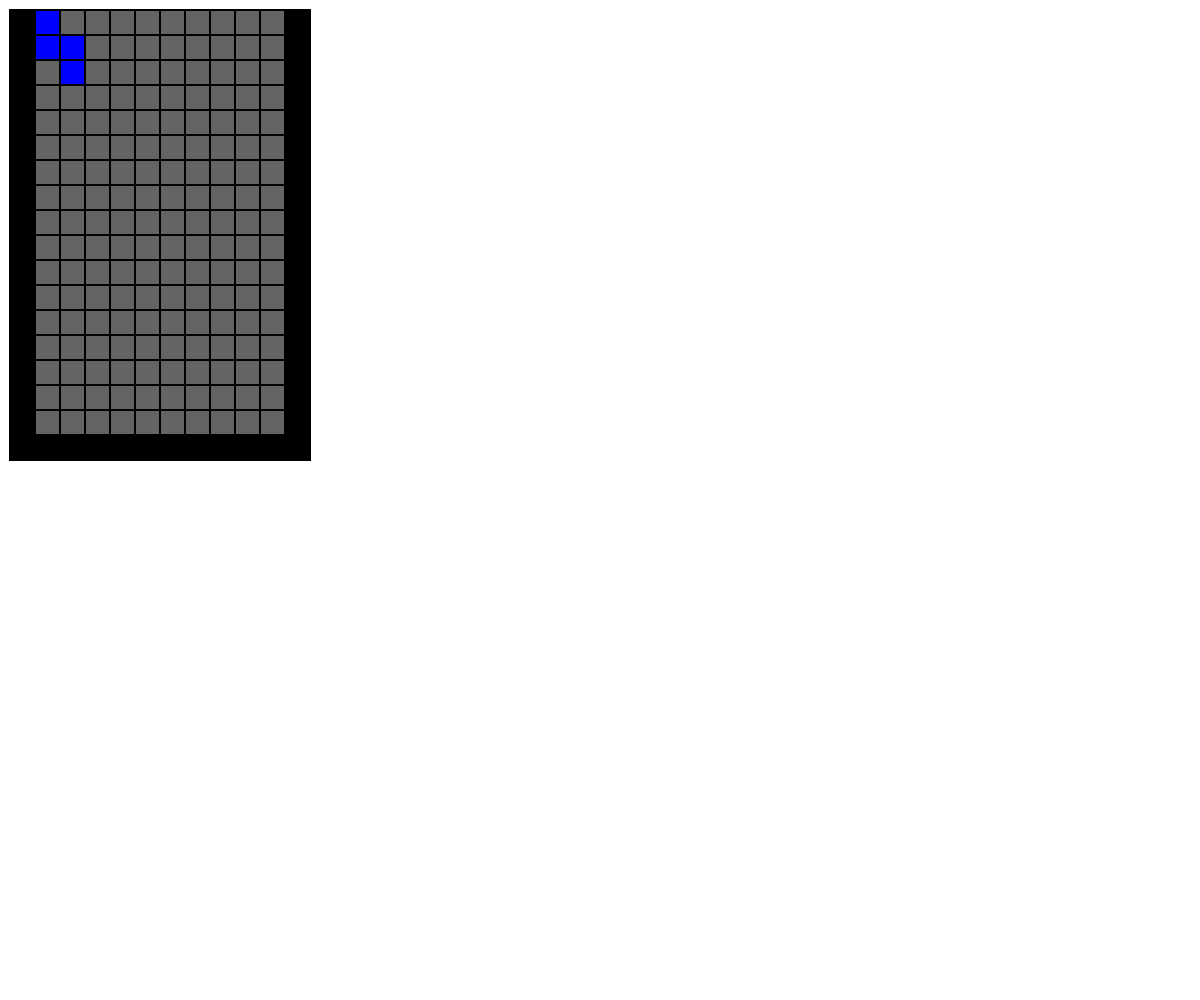
Frame 1 (no input)
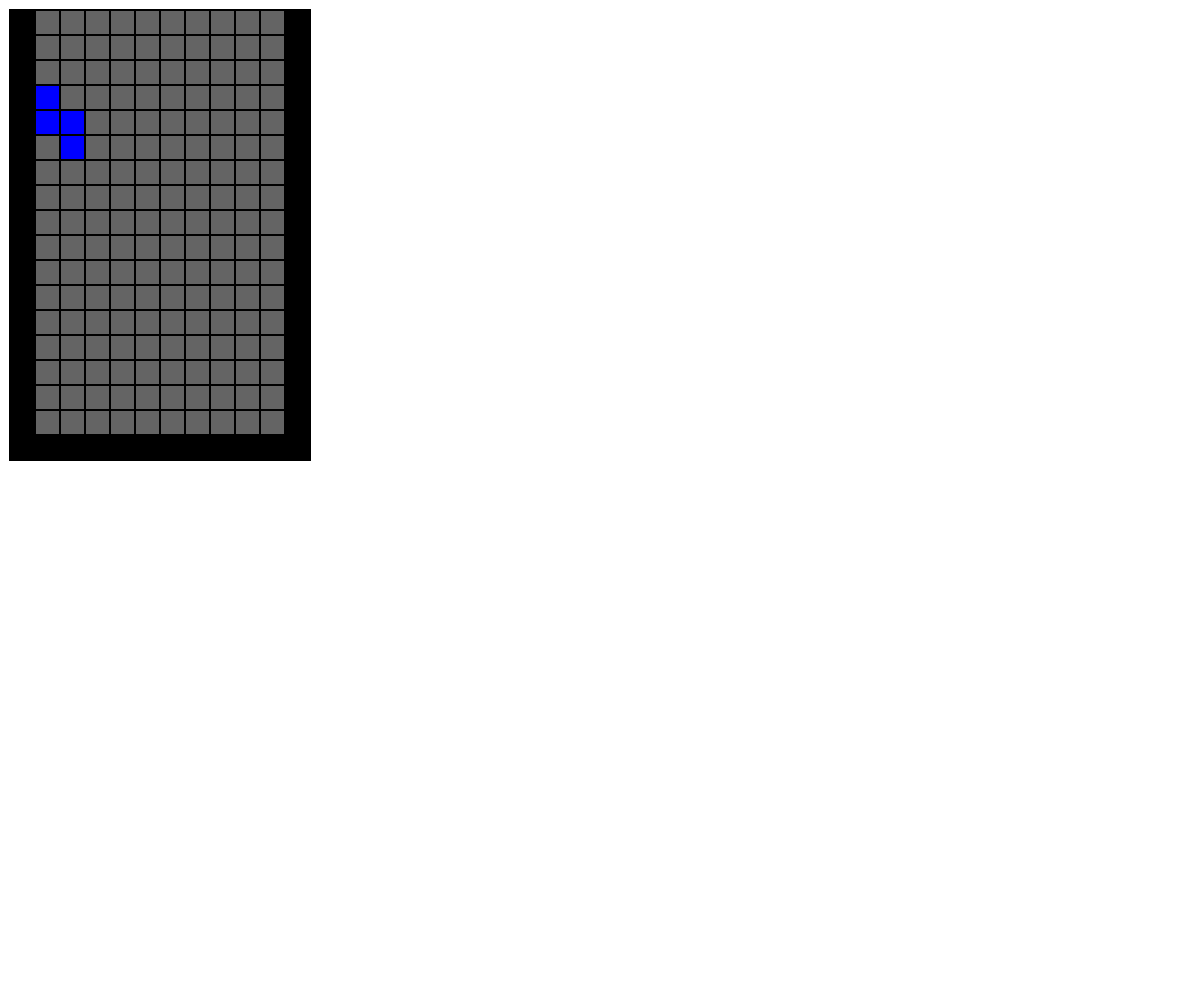
Frame 60 (no input)
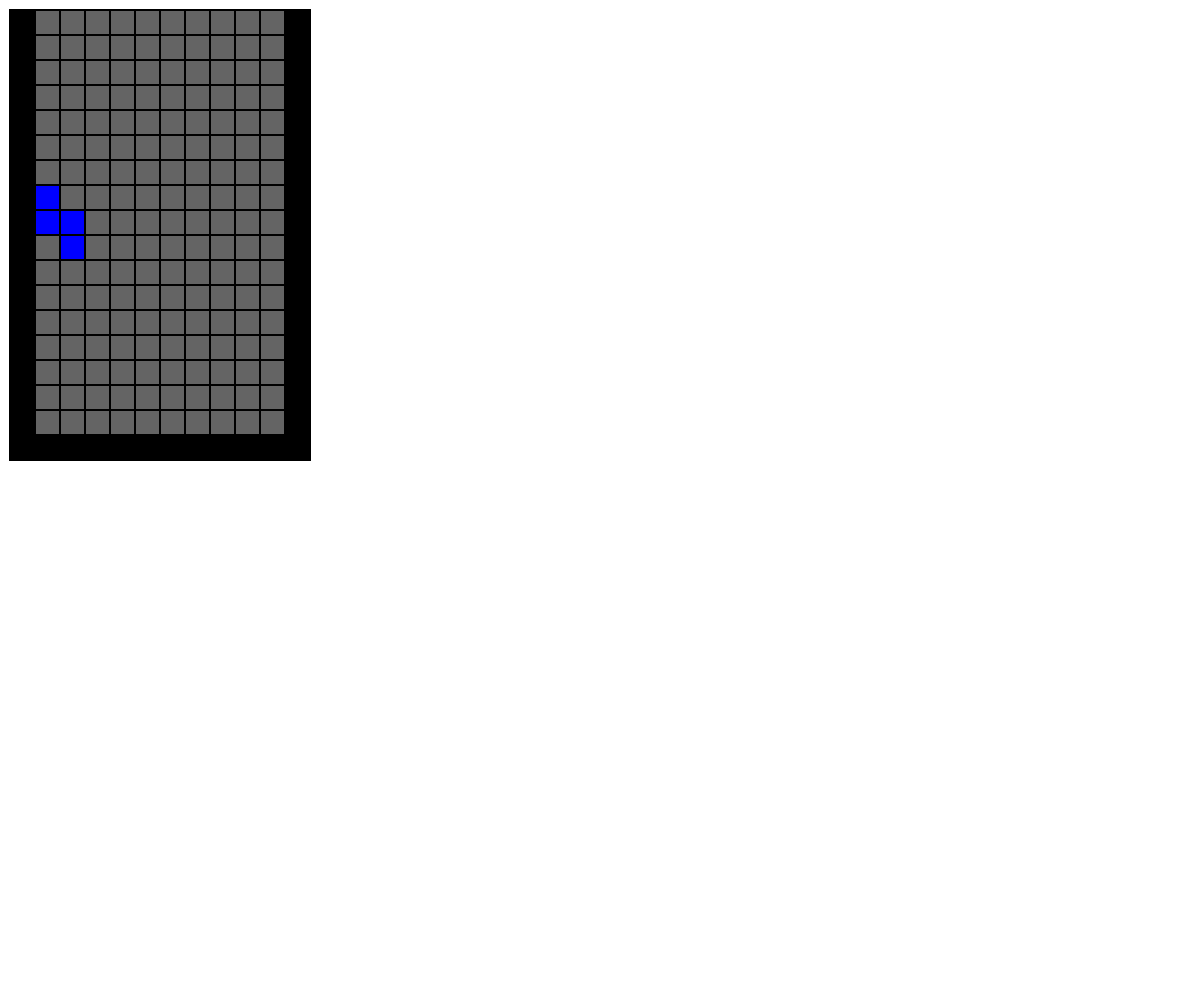
Frame 120 (the mouse pressed at the canvas centre since frame 60)

The p5.js sketch that drew these frames (run headless with seeded random() and noise() and a simulated clock; from frame 60 on, the mouse is pressed at the canvas centre):

// p5.js sketch
// ── sketch.js
var windowWidth = 1000; // 400
var windowHeight = 450; // 450
var curTetromino;
var gameBoard;

function preload(){
  // put preload code here
}

function setup() {
  createCanvas(windowWidth,windowHeight);
  gameBoard = new Board();
  curTetromino = new Tetromino(round(random(0,6)), 0, 0);
  frameRate(30);
}

var prev = 0;
var timer = 0;
function drawCycle(){
  gameBoard.ClearCollision();
  gameBoard.PutTetrominoToCollision(curTetromino);
  gameBoard.CheckLineFilled();
  if(!gameBoard.DoesPieceFit(curTetromino)){
    print("Collided!");
  }
  // draw
  background(255);
  gameBoard.RefreshGraphics();
  gameBoard.show();
}

function draw(){
  // pre-draw
  let curr = millis();
  let delta = curr - prev;
  timer += delta;
  prev = curr;
  if(timer >= 500){
    timer = 0;
    if(!curTetromino.MoveDown()){
      // clear the moving piece off the collision map first
      gameBoard.ClearCollision();
      gameBoard.TransferTetrominoToCollision(curTetromino);
      curTetromino = new Tetromino(floor(random(0,6)), 0, 0);
    }
  }
  drawCycle();
  // curTetromino.rotation = cycle;


}

// ── keyboard_handler.js
console.log('keyboard')
document.addEventListener('keydown', event => {
    if ([32, 37, 38, 39, 40].includes(event.keyCode)) {
    	event.preventDefault();
    }
    switch (event.keyCode) {
      // Up arrow
      case 38:
        curTetromino.RotateRight();
        timer = 0;
        break;
      // Down arrow
      case 40:
        curTetromino.MoveDown();
        timer = 0;
        break;

      // Left arrow
      case 37:
        curTetromino.MoveLeft();
        break;

      // Right Arrow
      case 39:
        curTetromino.MoveRight();
        break;
    }

});

// ── tetris_components.js
var fieldWidth = 12;
var fieldHeight = 18;

// nicely visualized tetrominoes
class Block{
  constructor(posX, posY, color){
    this.posX = posX;
    this.posY = posY;
    this.size = 25;
    this.color = color;
    //print(this.posX, this.posY, this.size, this.color);
  }
  show(){
    stroke(0);
    strokeWeight(2);
    fill(this.color[0], this.color[1], this.color[2]);
    square(this.posX, this.posY, this.size);
  }
}

class Tetromino{
  constructor(type, posX, posY){
		this.blockType = type;
    this.blocks = [];
    this.posX = posX;
    this.posY = posY;
    this.rotation = 0;

    for(let i = 0; i < 16; i++){
			if(Tetromino.Tetrominoes[type][i]){
				this.blocks.push(new Block(posX + (i % 4)*25, posY + floor(i / 4)*25,[0,0,255]));
			}
    }
    print("New Tetromino: ", this.blocks);
  }
  MoveDown(){
    this.posY++;
    if(!gameBoard.DoesPieceFit(curTetromino)){
      this.posY--;
      return false;
    }
    return true;
  }
  MoveLeft(){
    this.posX--;
    if(!gameBoard.DoesPieceFit(curTetromino)){
      this.posX++;
      return false;
    }
    return true;
  }
  MoveRight(){
    this.posX++;
    if(!gameBoard.DoesPieceFit(curTetromino)){
      this.posX--;
      return false;
    }
    return true;
  }
  RotateRight(){
    curTetromino.rotation++;
    if(!gameBoard.DoesPieceFit(curTetromino)){
      curTetromino.rotation--;
      return false;
    }
    return true;
  }
  show(){
    this.blocks.forEach(function(block){
      if(block){
				block.show();
			}
    });
  }

	static To1D(posX, posY){
		return (posY * 4)+posX;
	}
	static To2D(pos){
		let x = (pos % 4);
		let y = floor(pos / 4);
		return [x,y];
	}

	static Tetrominoes = [
		[0,0,1,0,0,0,1,0,0,0,1,0,0,0,1,0],
		[0,0,1,0,0,1,1,0,0,0,1,0,0,0,0,0],
		[0,0,0,0,0,1,1,0,0,1,1,0,0,0,0,0],
		[0,0,1,0,0,1,1,0,0,1,0,0,0,0,0,0],
		[0,1,0,0,0,1,1,0,0,0,1,0,0,0,0,0],
		[0,1,0,0,0,1,0,0,0,1,1,0,0,0,0,0],
		[0,0,1,0,0,0,1,0,0,1,1,0,0,0,0,0]
	];
}

class Board{
	constructor(){
		this.playField = [];
    // define borders at start
    for(let i = 0; i < (fieldHeight * fieldWidth); i++)
			if(Board.To2D(i)[0] == 0 || Board.To2D(i)[0] == 11)
				this.playField.push(3);
			else if(Board.To2D(i)[1] == fieldHeight - 1)
				this.playField.push(3);
			else
				this.playField.push(0);
		this.graphicalField = [];
    this.drawOverlay = false;
		this.ClearCollision();
		this.RefreshGraphics();
	}
	PutTetrominoToCollision(tetromino){
		for(let y = 0; y < 4; y++)
			for(let x = 0; x < 4; x++){
				let playFieldPos = ((tetromino.posY * fieldWidth) + (y * fieldWidth)) + tetromino.posX + x;
				let tile = Tetromino.Tetrominoes[tetromino.blockType][Rotate(x,y,tetromino.rotation)] ? 2 : 0;
				if(!this.playField[playFieldPos]){
					this.playField[playFieldPos] = tile;
				}
			}
	}
  TransferTetrominoToCollision(tetromino){
    for(let y = 0; y < 4; y++)
			for(let x = 0; x < 4; x++){
				let playFieldPos = ((tetromino.posY * fieldWidth) + (y * fieldWidth)) + tetromino.posX + x;
				let tile = Tetromino.Tetrominoes[tetromino.blockType][Rotate(x,y,tetromino.rotation)] ? 1 : 0;
				if(!this.playField[playFieldPos]){
					this.playField[playFieldPos] = tile;
				}
			}
  }
	DoesPieceFit(tetromino){
		for(let py = 0; py < 4; py++)
			for(let px = 0; px < 4; px++){
				let pi = Rotate(px, py, tetromino.rotation);
				let fi = (tetromino.posY + py) * fieldWidth + (tetromino.posX + px);
				// TODO: FIX THIS
				if(tetromino.posX + px >= 0 && tetromino.posX + px < fieldWidth &&
					tetromino.posY + py >= 0 && tetromino.posY + py < fieldHeight){
					if(Tetromino.Tetrominoes[tetromino.blockType][pi] !=  0 &&
						(this.playField[fi] == 1 || this.playField[fi] == 3)){
							print(Tetromino.Tetrominoes[tetromino.blockType][pi], this.playField[fi]);
							return false;
						}
				}
			}
		return true;
	}
	ClearCollision(){
		this.playField.forEach((item, i) => {
      if(item == 2){
        this.playField[i] = 0;
      }
    });
	}
  CheckLineFilled(){
    let filledTiles = 0;
    for(let y = 0; y < fieldHeight; y++){
      for(let x = 0; x < fieldWidth; x++){
        if(this.playField[Board.To1D(x,y)] == 1)
          filledTiles++;
      }
      if(filledTiles == fieldWidth - 2){
        let copy = this.playField.slice(0,Board.To1D(fieldWidth-1,y-1));
        copy.forEach((item, i) => {
          let coord = Board.To2D(i);
          this.playField[Board.To1D(coord[0],coord[1]+1)] = this.playField[Board.To1D(coord[0],coord[1]+1)] != 3 ? item : 3;
        });


      }
      filledTiles = 0;
    }
  }
	RefreshGraphics(){
	  this.graphicalField = [];
	  for(let y = 0; y < fieldHeight; y++)
	    for(let x = 0; x < fieldWidth; x++)
        switch(this.playField[Board.To1D(x,y)]){
          case 0:
            this.graphicalField.push(new Block(10+x*25,10 + y*25, [100,100,100])); // gray
            break;
          case 1:
          case 2:
            this.graphicalField.push(new Block(10 + x*25,10 + y*25, [0,0,255])); // blue
            break;
          case 3:
            this.graphicalField.push(new Block(10+x*25,10 + y*25, [0,0,0])); // black
            break;
          default:
            this.graphicalField.push(new Block(10+x*25,10 + y*25, [255,255,255])); // white
            break;
        }
	}
	show(){
		this.graphicalField.forEach(block => block.show());
    if(this.drawOverlay){
      textSize(20);
      fill(255);
      gameBoard.playField.forEach((tile, i) => {
        let coords = Board.To2D(i);
        text(tile, coords[0]*25 + 15, coords[1]*25 + 30);
      });
    }
	}
	static To1D(posX, posY){
		return (posY * fieldWidth)+posX;
	}
	static To2D(pos){
		let x = (pos % fieldWidth);
		let y = floor(pos / fieldWidth);
		return [x,y];
	}
}

function Rotate(px, py, r){
	let pi = 0;
	switch(r % 4){
	case 0: // 0 degrees				// 0  1  2  3
		pi = py * 4 + px;					// 4  5  6  7
		break;										// 8  9 10 11
															//12 13 14 15

	case 1: // 90 degrees				//12  8  4  0
		pi = 12 + py - (px * 4);	//13  9  5  1
		break;										//14 10  6  2
															//15 11  7  3

	case 2: // 180 degrees			//15 14 13 12
		pi = 15 - (py * 4) - px;	//11 10  9  8
		break;										// 7  6  5  4
															// 3  2  1  0

	case 3: // 270 degrees			// 3  7 11 15
		pi = 3 - py + (px * 4);		// 2  6 10 14
		break;										// 1  5  9 13
	}														// 0  4  8 12
	return pi;
}
